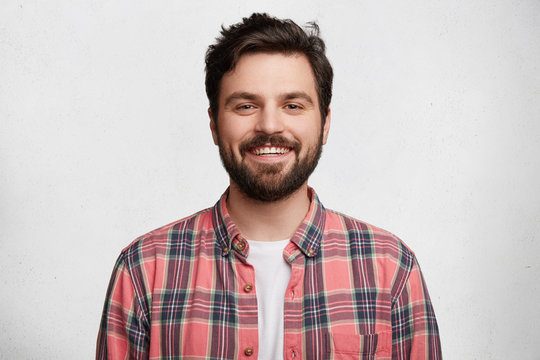
#> input picture face.jpg, 540 x 360 px
$ python face_detection.py
#> lines starting #> are read from the running program, lines starting #| are printed output that depends on the picture; after the words box and inside, x2 and y2 are one past the last pixel; in counts of white or black regions, pixels touching at a corner belong together
import cv2

face_cascade = cv2.CascadeClassifier(
cv2.data.haarcascades + 'haarcascade_frontalface_default.xml'
)

img = cv2.imread('face.jpg')
#> img is the input picture: shape (360, 540, 3); mean B, G, R 187.2, 187.9, 202.1

gray = cv2.cvtColor(img, cv2.COLOR_BGR2GRAY)
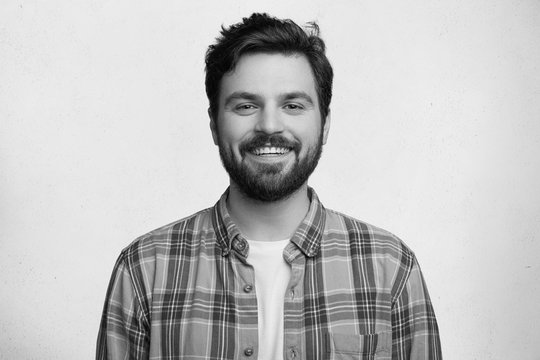
#> gray: shape (360, 540); min 0, max 252, mean 192.1

faces = face_cascade.detectMultiScale(gray,1.3,5)
#> faces = [[205, 52, 129, 129]]

for (x,y,w,h) in faces:
    cv2.rectangle(img,(x,y),(x+w,y+h),(255,0,0),2)
#> this loop made 1 pass
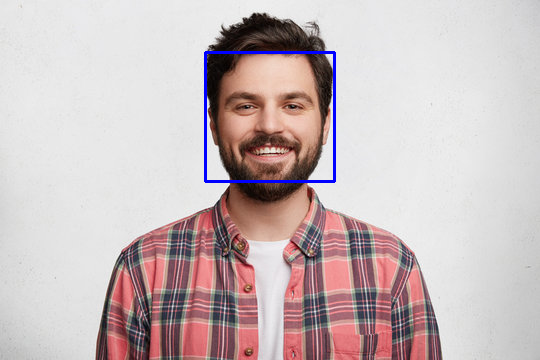
#> img: shape (360, 540, 3); 0.79% of pixels changed, all inside (x1, y1, x2, y2) = (204, 51, 336, 183)

cv2.imshow('Face Detection',img)

cv2.waitKey(0)
cv2.destroyAllWindows()
